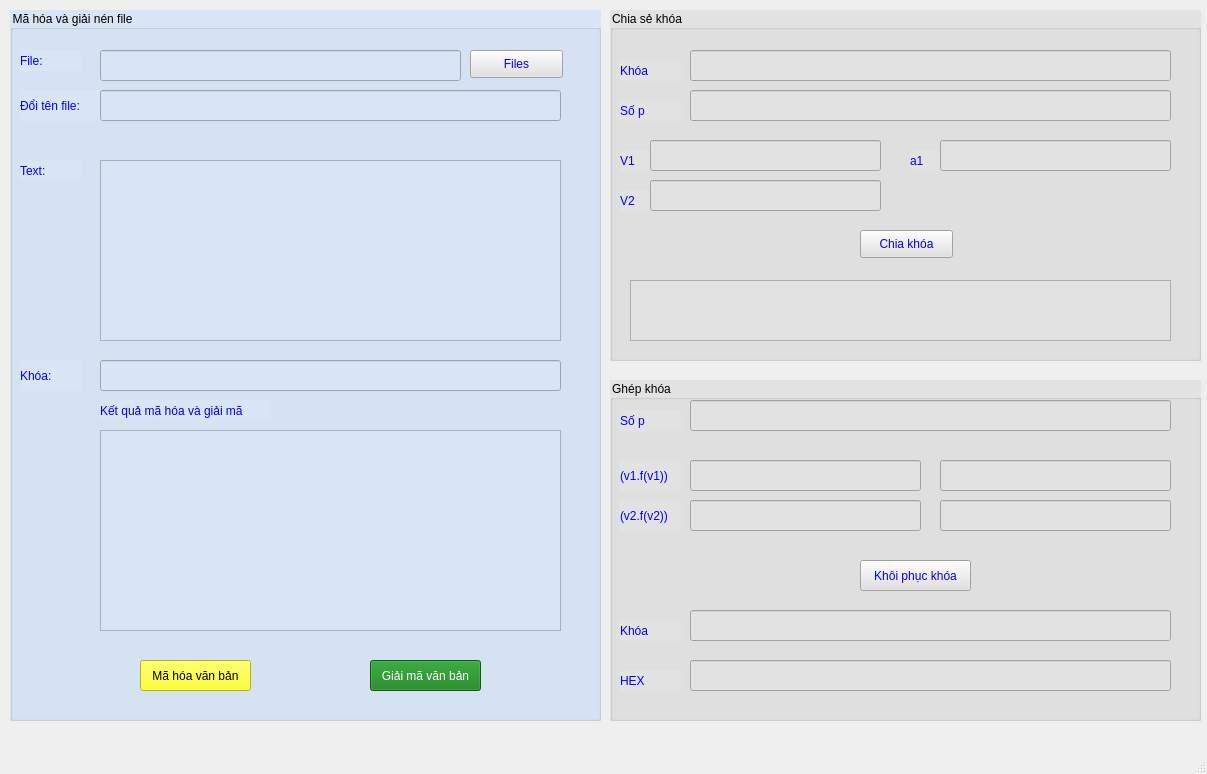
<?xml version="1.0" encoding="UTF-8"?>
<ui version="4.0">
 <class>MainWindow</class>
 <widget class="QMainWindow" name="MainWindow">
  <property name="geometry">
   <rect>
    <x>0</x>
    <y>0</y>
    <width>1207</width>
    <height>774</height>
   </rect>
  </property>
  <property name="windowTitle">
   <string>MainWindow</string>
  </property>
  <widget class="QWidget" name="centralwidget">
   <widget class="QGroupBox" name="groupBox">
    <property name="geometry">
     <rect>
      <x>10</x>
      <y>10</y>
      <width>591</width>
      <height>711</height>
     </rect>
    </property>
    <property name="styleSheet">
     <string notr="true">background-color: rgb(216, 229, 244);</string>
    </property>
    <property name="title">
     <string>Mã hóa và giải nén file</string>
    </property>
    <widget class="QLabel" name="file">
     <property name="enabled">
      <bool>true</bool>
     </property>
     <property name="geometry">
      <rect>
       <x>10</x>
       <y>40</y>
       <width>61</width>
       <height>21</height>
      </rect>
     </property>
     <property name="styleSheet">
      <string notr="true">color: rgb(0, 0, 255);</string>
     </property>
     <property name="text">
      <string>File:</string>
     </property>
    </widget>
    <widget class="QLabel" name="file_2">
     <property name="enabled">
      <bool>true</bool>
     </property>
     <property name="geometry">
      <rect>
       <x>10</x>
       <y>80</y>
       <width>81</width>
       <height>31</height>
      </rect>
     </property>
     <property name="styleSheet">
      <string notr="true">color: rgb(0, 0, 255);</string>
     </property>
     <property name="text">
      <string>Đổi tên file:</string>
     </property>
    </widget>
    <widget class="QLabel" name="file_3">
     <property name="enabled">
      <bool>true</bool>
     </property>
     <property name="geometry">
      <rect>
       <x>10</x>
       <y>350</y>
       <width>61</width>
       <height>31</height>
      </rect>
     </property>
     <property name="styleSheet">
      <string notr="true">color: rgb(0, 0, 255);</string>
     </property>
     <property name="text">
      <string>Khóa:</string>
     </property>
    </widget>
    <widget class="QPushButton" name="pushButton">
     <property name="geometry">
      <rect>
       <x>460</x>
       <y>40</y>
       <width>93</width>
       <height>28</height>
      </rect>
     </property>
     <property name="styleSheet">
      <string notr="true">background-color: rgb(225, 225, 225);
color: rgb(0, 0, 255);</string>
     </property>
     <property name="text">
      <string>Files</string>
     </property>
    </widget>
    <widget class="QLineEdit" name="inputFile">
     <property name="geometry">
      <rect>
       <x>90</x>
       <y>40</y>
       <width>361</width>
       <height>31</height>
      </rect>
     </property>
    </widget>
    <widget class="QLineEdit" name="editFile">
     <property name="geometry">
      <rect>
       <x>90</x>
       <y>80</y>
       <width>461</width>
       <height>31</height>
      </rect>
     </property>
    </widget>
    <widget class="QLineEdit" name="khoaInput">
     <property name="geometry">
      <rect>
       <x>90</x>
       <y>350</y>
       <width>461</width>
       <height>31</height>
      </rect>
     </property>
    </widget>
    <widget class="QLabel" name="file_4">
     <property name="enabled">
      <bool>true</bool>
     </property>
     <property name="geometry">
      <rect>
       <x>10</x>
       <y>150</y>
       <width>61</width>
       <height>21</height>
      </rect>
     </property>
     <property name="styleSheet">
      <string notr="true">color: rgb(0, 0, 255);</string>
     </property>
     <property name="text">
      <string>Text: </string>
     </property>
    </widget>
    <widget class="QTextEdit" name="textInput">
     <property name="geometry">
      <rect>
       <x>90</x>
       <y>150</y>
       <width>461</width>
       <height>181</height>
      </rect>
     </property>
    </widget>
    <widget class="QLabel" name="file_5">
     <property name="enabled">
      <bool>true</bool>
     </property>
     <property name="geometry">
      <rect>
       <x>90</x>
       <y>390</y>
       <width>171</width>
       <height>21</height>
      </rect>
     </property>
     <property name="styleSheet">
      <string notr="true">color: rgb(0, 0, 255);</string>
     </property>
     <property name="text">
      <string>Kết quả mã hóa và giải mã </string>
     </property>
    </widget>
    <widget class="QTextEdit" name="textOutput">
     <property name="geometry">
      <rect>
       <x>90</x>
       <y>420</y>
       <width>461</width>
       <height>201</height>
      </rect>
     </property>
    </widget>
    <widget class="QPushButton" name="maHoa">
     <property name="geometry">
      <rect>
       <x>130</x>
       <y>650</y>
       <width>111</width>
       <height>31</height>
      </rect>
     </property>
     <property name="styleSheet">
      <string notr="true">background-color: rgb(255, 255, 0);
color: rgb(0, 0, 0);</string>
     </property>
     <property name="text">
      <string>Mã hóa văn bản</string>
     </property>
    </widget>
    <widget class="QPushButton" name="giaiMa">
     <property name="geometry">
      <rect>
       <x>360</x>
       <y>650</y>
       <width>111</width>
       <height>31</height>
      </rect>
     </property>
     <property name="styleSheet">
      <string notr="true">background-color: rgb(14, 124, 21);
color: rgb(255, 255, 255);</string>
     </property>
     <property name="text">
      <string>Giải mã văn bản</string>
     </property>
    </widget>
   </widget>
   <widget class="QGroupBox" name="groupBox_2">
    <property name="geometry">
     <rect>
      <x>610</x>
      <y>10</y>
      <width>591</width>
      <height>351</height>
     </rect>
    </property>
    <property name="styleSheet">
     <string notr="true">background-color: rgb(226, 226, 226);</string>
    </property>
    <property name="title">
     <string>Chia sẻ khóa</string>
    </property>
    <widget class="QLabel" name="file_11">
     <property name="enabled">
      <bool>true</bool>
     </property>
     <property name="geometry">
      <rect>
       <x>10</x>
       <y>50</y>
       <width>61</width>
       <height>21</height>
      </rect>
     </property>
     <property name="styleSheet">
      <string notr="true">color: rgb(0, 0, 255);</string>
     </property>
     <property name="text">
      <string>Khóa</string>
     </property>
    </widget>
    <widget class="QLabel" name="file_12">
     <property name="enabled">
      <bool>true</bool>
     </property>
     <property name="geometry">
      <rect>
       <x>10</x>
       <y>90</y>
       <width>61</width>
       <height>21</height>
      </rect>
     </property>
     <property name="styleSheet">
      <string notr="true">color: rgb(0, 0, 255);</string>
     </property>
     <property name="text">
      <string>Số p</string>
     </property>
    </widget>
    <widget class="QLineEdit" name="inputKhoa1">
     <property name="geometry">
      <rect>
       <x>80</x>
       <y>40</y>
       <width>481</width>
       <height>31</height>
      </rect>
     </property>
    </widget>
    <widget class="QLineEdit" name="soPInput_1">
     <property name="geometry">
      <rect>
       <x>80</x>
       <y>80</y>
       <width>481</width>
       <height>31</height>
      </rect>
     </property>
    </widget>
    <widget class="QLabel" name="file_13">
     <property name="enabled">
      <bool>true</bool>
     </property>
     <property name="geometry">
      <rect>
       <x>10</x>
       <y>140</y>
       <width>41</width>
       <height>21</height>
      </rect>
     </property>
     <property name="styleSheet">
      <string notr="true">color: rgb(0, 0, 255);</string>
     </property>
     <property name="text">
      <string>V1</string>
     </property>
    </widget>
    <widget class="QLineEdit" name="v1">
     <property name="geometry">
      <rect>
       <x>40</x>
       <y>130</y>
       <width>231</width>
       <height>31</height>
      </rect>
     </property>
    </widget>
    <widget class="QLabel" name="file_14">
     <property name="enabled">
      <bool>true</bool>
     </property>
     <property name="geometry">
      <rect>
       <x>10</x>
       <y>180</y>
       <width>41</width>
       <height>21</height>
      </rect>
     </property>
     <property name="styleSheet">
      <string notr="true">color: rgb(0, 0, 255);</string>
     </property>
     <property name="text">
      <string>V2</string>
     </property>
    </widget>
    <widget class="QLineEdit" name="v2">
     <property name="geometry">
      <rect>
       <x>40</x>
       <y>170</y>
       <width>231</width>
       <height>31</height>
      </rect>
     </property>
    </widget>
    <widget class="QLabel" name="file_15">
     <property name="enabled">
      <bool>true</bool>
     </property>
     <property name="geometry">
      <rect>
       <x>300</x>
       <y>140</y>
       <width>41</width>
       <height>21</height>
      </rect>
     </property>
     <property name="styleSheet">
      <string notr="true">color: rgb(0, 0, 255);</string>
     </property>
     <property name="text">
      <string>a1</string>
     </property>
    </widget>
    <widget class="QLineEdit" name="a1">
     <property name="geometry">
      <rect>
       <x>330</x>
       <y>130</y>
       <width>231</width>
       <height>31</height>
      </rect>
     </property>
    </widget>
    <widget class="QPushButton" name="chiaKhoa">
     <property name="geometry">
      <rect>
       <x>250</x>
       <y>220</y>
       <width>93</width>
       <height>28</height>
      </rect>
     </property>
     <property name="styleSheet">
      <string notr="true">color: rgb(0, 0, 255);
background-color: rgb(225, 225, 225);</string>
     </property>
     <property name="text">
      <string>Chia khóa</string>
     </property>
    </widget>
    <widget class="QTextEdit" name="textEdit_5">
     <property name="geometry">
      <rect>
       <x>20</x>
       <y>270</y>
       <width>541</width>
       <height>61</height>
      </rect>
     </property>
    </widget>
   </widget>
   <widget class="QGroupBox" name="groupBox_3">
    <property name="geometry">
     <rect>
      <x>610</x>
      <y>380</y>
      <width>591</width>
      <height>341</height>
     </rect>
    </property>
    <property name="styleSheet">
     <string notr="true">background-color: rgb(226, 226, 226);</string>
    </property>
    <property name="title">
     <string>Ghép khóa</string>
    </property>
    <widget class="QLabel" name="file_16">
     <property name="enabled">
      <bool>true</bool>
     </property>
     <property name="geometry">
      <rect>
       <x>10</x>
       <y>30</y>
       <width>61</width>
       <height>21</height>
      </rect>
     </property>
     <property name="styleSheet">
      <string notr="true">color: rgb(0, 0, 255);</string>
     </property>
     <property name="text">
      <string>Số p</string>
     </property>
    </widget>
    <widget class="QLineEdit" name="soPInput_2">
     <property name="geometry">
      <rect>
       <x>80</x>
       <y>20</y>
       <width>481</width>
       <height>31</height>
      </rect>
     </property>
    </widget>
    <widget class="QLabel" name="file_17">
     <property name="enabled">
      <bool>true</bool>
     </property>
     <property name="geometry">
      <rect>
       <x>10</x>
       <y>80</y>
       <width>61</width>
       <height>31</height>
      </rect>
     </property>
     <property name="styleSheet">
      <string notr="true">color: rgb(0, 0, 255);</string>
     </property>
     <property name="text">
      <string>(v1.f(v1))</string>
     </property>
    </widget>
    <widget class="QLabel" name="file_18">
     <property name="enabled">
      <bool>true</bool>
     </property>
     <property name="geometry">
      <rect>
       <x>10</x>
       <y>120</y>
       <width>61</width>
       <height>31</height>
      </rect>
     </property>
     <property name="styleSheet">
      <string notr="true">color: rgb(0, 0, 255);</string>
     </property>
     <property name="text">
      <string>(v2.f(v2))</string>
     </property>
    </widget>
    <widget class="QLineEdit" name="v1_fv1_1">
     <property name="geometry">
      <rect>
       <x>80</x>
       <y>80</y>
       <width>231</width>
       <height>31</height>
      </rect>
     </property>
    </widget>
    <widget class="QLineEdit" name="v1_f1_2">
     <property name="geometry">
      <rect>
       <x>330</x>
       <y>80</y>
       <width>231</width>
       <height>31</height>
      </rect>
     </property>
    </widget>
    <widget class="QLineEdit" name="v2_fv2_1">
     <property name="geometry">
      <rect>
       <x>80</x>
       <y>120</y>
       <width>231</width>
       <height>31</height>
      </rect>
     </property>
    </widget>
    <widget class="QLineEdit" name="v2_fv2_2">
     <property name="geometry">
      <rect>
       <x>330</x>
       <y>120</y>
       <width>231</width>
       <height>31</height>
      </rect>
     </property>
    </widget>
    <widget class="QPushButton" name="khoiPhucKhoa">
     <property name="geometry">
      <rect>
       <x>250</x>
       <y>180</y>
       <width>111</width>
       <height>31</height>
      </rect>
     </property>
     <property name="styleSheet">
      <string notr="true">color: rgb(0, 0, 255);
background-color: rgb(225, 225, 225);</string>
     </property>
     <property name="text">
      <string>Khôi phục khóa</string>
     </property>
    </widget>
    <widget class="QLineEdit" name="khoaOutput">
     <property name="geometry">
      <rect>
       <x>80</x>
       <y>230</y>
       <width>481</width>
       <height>31</height>
      </rect>
     </property>
    </widget>
    <widget class="QLabel" name="file_19">
     <property name="enabled">
      <bool>true</bool>
     </property>
     <property name="geometry">
      <rect>
       <x>10</x>
       <y>240</y>
       <width>61</width>
       <height>21</height>
      </rect>
     </property>
     <property name="styleSheet">
      <string notr="true">color: rgb(0, 0, 255);</string>
     </property>
     <property name="text">
      <string>Khóa</string>
     </property>
    </widget>
    <widget class="QLineEdit" name="hex">
     <property name="geometry">
      <rect>
       <x>80</x>
       <y>280</y>
       <width>481</width>
       <height>31</height>
      </rect>
     </property>
    </widget>
    <widget class="QLabel" name="file_20">
     <property name="enabled">
      <bool>true</bool>
     </property>
     <property name="geometry">
      <rect>
       <x>10</x>
       <y>290</y>
       <width>61</width>
       <height>21</height>
      </rect>
     </property>
     <property name="styleSheet">
      <string notr="true">color: rgb(0, 0, 255);</string>
     </property>
     <property name="text">
      <string>HEX</string>
     </property>
    </widget>
   </widget>
  </widget>
  <widget class="QMenuBar" name="menubar">
   <property name="geometry">
    <rect>
     <x>0</x>
     <y>0</y>
     <width>1207</width>
     <height>26</height>
    </rect>
   </property>
  </widget>
  <widget class="QStatusBar" name="statusbar"/>
 </widget>
 <resources/>
 <connections/>
</ui>
